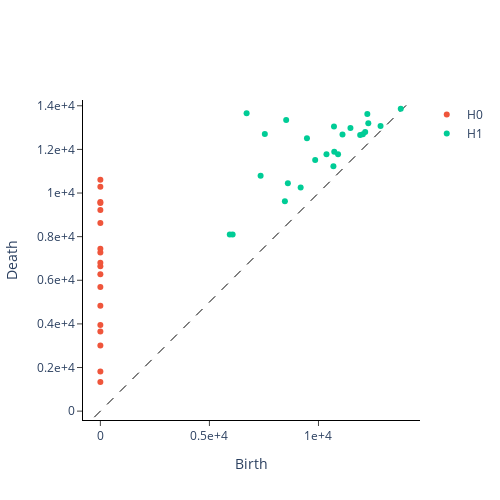

Here is the notebook cell this chart was saved with:
### Code cell
L=lead_matrix_1(time_series)
dgm=rev_directed(L)
plot_diagram(dgm[0])
